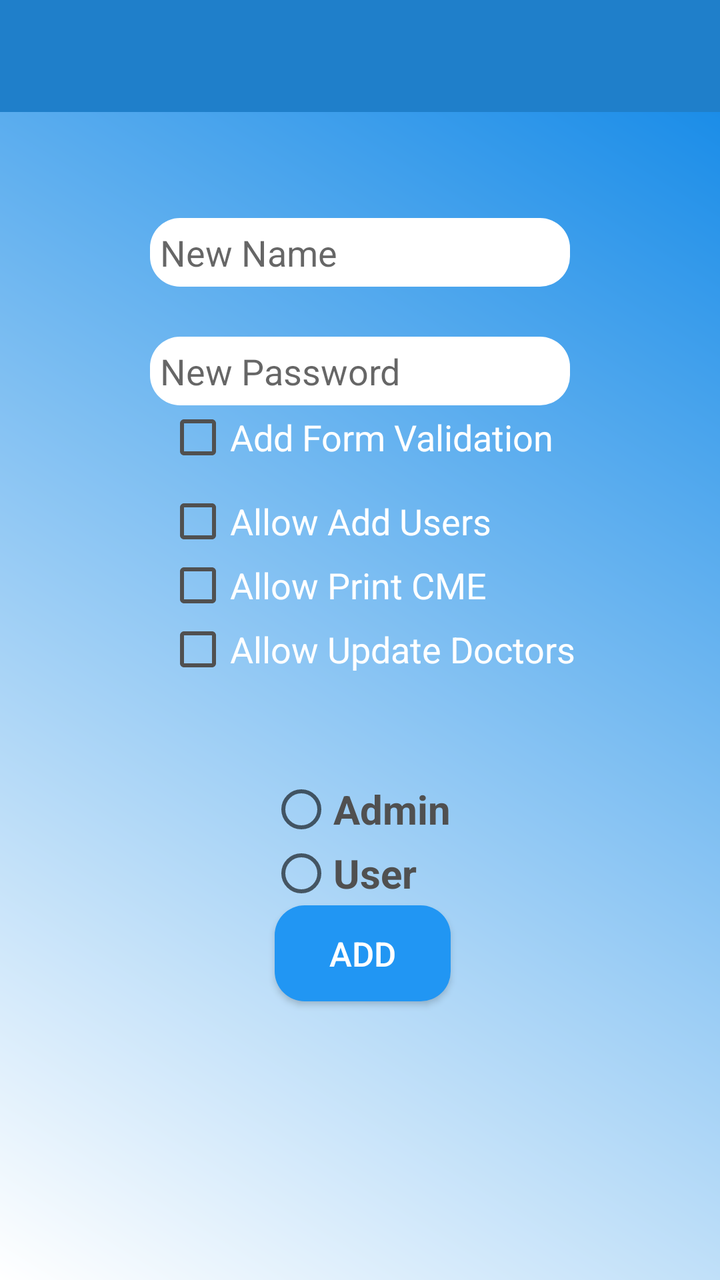
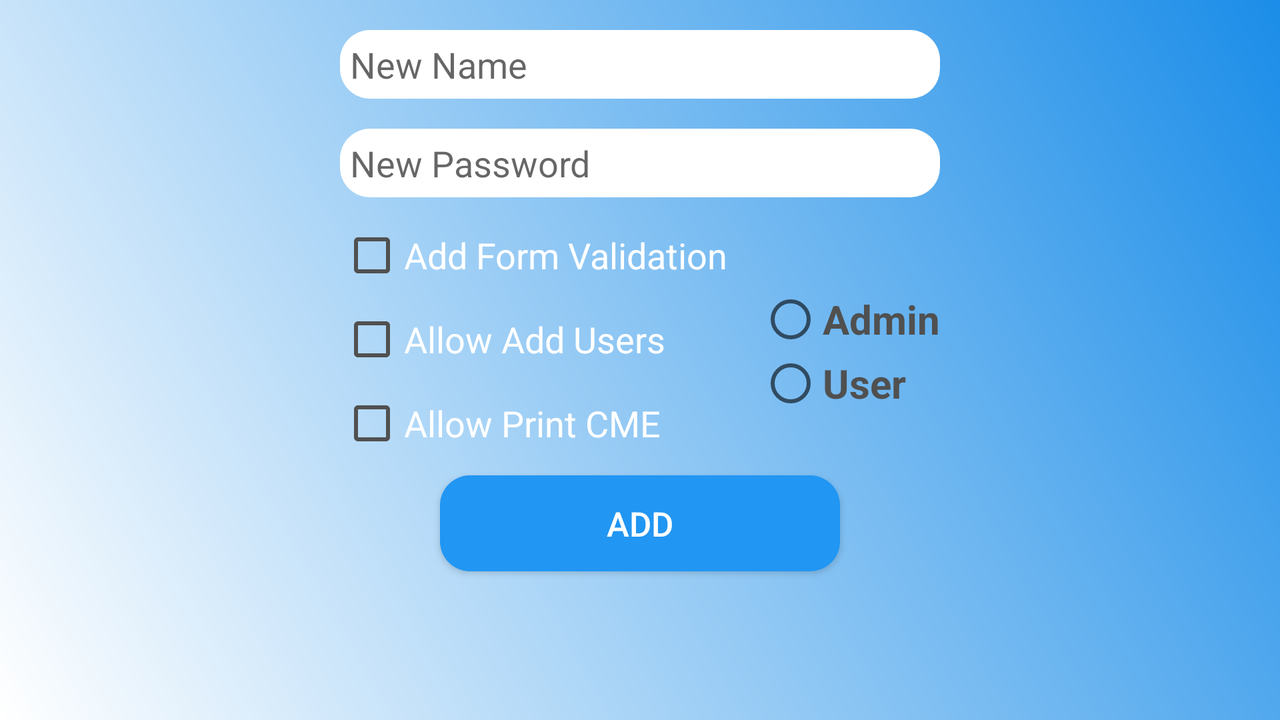

First picture: res/layout/ on a phone held upright. Second picture: the repository's own variant of that layout, on a device whose configuration matches the variant's folder. Source for both follows.
<!-- AndroidManifest.xml: application theme Theme.AppCompat.Light.NoActionBar -->
<!-- res/layout/add_user.xml -->
<?xml version="1.0" encoding="utf-8"?>
<LinearLayout xmlns:android="http://schemas.android.com/apk/res/android"
    android:orientation="vertical"
    android:layout_width="match_parent"
    android:layout_height="match_parent">

                
    <android.support.v7.widget.Toolbar
        android:id="@+id/add_toolbar"
        android:layout_width="match_parent"
        android:layout_height="wrap_content"
        android:background="@color/colorPrimaryDark"
        android:minHeight="?attr/actionBarSize"
        android:theme="?attr/actionBarTheme" />

    <RelativeLayout
        android:id="@+id/Add_User"
        android:layout_width="match_parent"
        android:layout_height="match_parent"
        android:background="@drawable/gradient">

        <EditText
            android:id="@+id/user_name"
            style="@style/edittext_style"
            android:layout_width="wrap_content"
            android:layout_height="wrap_content"
            android:layout_alignParentTop="true"
            android:layout_centerHorizontal="true"
            android:layout_marginTop="53dp"
            android:drawableLeft="@drawable/ic_person_black_24dp"
            android:drawablePadding="10dp"
            android:hint="New Name"
            android:inputType="textPersonName"
            android:textColor="@color/dark_gray" />

        <EditText
            android:id="@+id/user_pass"
            style="@style/edittext_style"
            android:layout_width="wrap_content"
            android:layout_height="wrap_content"
            android:layout_alignStart="@+id/user_name"
            android:layout_below="@+id/user_name"
            android:layout_marginTop="25dp"
            android:drawableLeft="@drawable/ic_lock_black_24dp"
            android:drawablePadding="10dp"
            android:hint="New Password"
            android:inputType="textPassword"
            android:textColor="@color/dark_gray" />

        <CheckBox
            android:id="@+id/add_validation_check"
            android:layout_width="wrap_content"
            android:layout_height="wrap_content"
            android:layout_below="@+id/user_pass"
            android:layout_centerHorizontal="true"
            android:buttonTint="@color/dark_gray"
            android:text="Add Form Validation"
            android:textColor="@color/white"
            android:textSize="18dp" />

        <CheckBox
            android:id="@+id/Allow_addusers_check"
            android:layout_width="wrap_content"
            android:layout_height="wrap_content"
            android:layout_alignEnd="@+id/add_validation_check"
            android:layout_alignStart="@+id/add_validation_check"
            android:layout_below="@+id/add_validation_check"
            android:layout_marginTop="10dp"
            android:buttonTint="@color/dark_gray"
            android:text="Allow Add Users"
            android:textColor="@color/white"
            android:textSize="18dp" />

        <CheckBox
            android:id="@+id/Allow_printcme_check"
            android:layout_width="wrap_content"
            android:layout_height="wrap_content"
            android:layout_alignStart="@+id/Allow_addusers_check"
            android:layout_below="@+id/Allow_addusers_check"
            android:buttonTint="@color/dark_gray"
            android:text="Allow Print CME"
            android:textColor="@color/white"
            android:textSize="18dp" />

        <CheckBox
            android:id="@+id/allow_update"
            android:layout_width="wrap_content"
            android:layout_height="wrap_content"


            android:layout_alignStart="@+id/Allow_printcme_check"
            android:layout_below="@+id/Allow_printcme_check"
            android:buttonTint="@color/dark_gray"
            android:text="Allow Update Doctors"
            android:textColor="@color/white"
            android:textSize="18dp" />

        <RadioGroup

            android:id="@+id/radioGroup"
            android:layout_width="wrap_content"
            android:layout_height="wrap_content"
            android:layout_below="@+id/allow_update"
            android:layout_centerHorizontal="true">

            <RadioButton
                android:id="@+id/admin_choice"
                android:layout_width="wrap_content"
                android:layout_height="wrap_content"
                android:layout_alignStart="@+id/add_bt"
                android:layout_below="@+id/add_bt"
                android:layout_marginTop="48dp"
                android:layout_weight="1"
                android:text="Admin"
                android:textColor="@color/dark_gray"
                android:textSize="20dp"
                android:textStyle="bold" />

            <RadioButton
                android:id="@+id/user_choice"
                android:layout_width="wrap_content"
                android:layout_height="wrap_content"
                android:text="User"
                android:textColor="@color/dark_gray"
                android:textSize="20dp"
                android:textStyle="bold" />
        </RadioGroup>

        <Button
            android:id="@+id/add_bt"
            style="@style/button_style"
            android:layout_width="wrap_content"
            android:layout_height="wrap_content"
            android:layout_alignEnd="@+id/radioGroup"
            android:layout_below="@+id/radioGroup"
            android:text="Add" />

    </RelativeLayout>
</LinearLayout>
<!-- resources referenced by this layout -->
<resources>
  <color name="colorPrimaryDark">#1f7fca</color>
  <color name="dark_gray">#505050</color>
  <color name="white">#ffffff</color>
  <!-- drawable gradient (drawable) -->
  <?xml version="1.0" encoding="utf-8"?>
  <shape xmlns:android="http://schemas.android.com/apk/res/android"
      android:shape="rectangle">
      <gradient
          android:endColor="@color/endcolor_gradient"
          android:startColor="@color/startcolor_gradient"
          android:angle="225"/>
  </shape>
  <style name="button_style">
          <item name="android:textColor">@color/white</item>
          <item name="android:textSize">17sp</item>
          <item name="android:background">@drawable/button_shape</item>
      </style>
  <style name="edittext_style">
          <item name="android:padding">5dp</item>
          <item name="android:ems">10</item>
          <item name="android:background">@drawable/edittext_shape</item>
      </style>
  <color name="endcolor_gradient">#ffffff</color>
  <color name="startcolor_gradient">#1b8de8</color>
  <!-- drawable button_shape (drawable) -->
  <?xml version="1.0" encoding="utf-8"?>
  <shape xmlns:android="http://schemas.android.com/apk/res/android"
      android:shape="rectangle" android:padding="10dp">
      <solid android:color="@color/colorPrimary" />
      <corners
          android:bottomRightRadius="15dp"
          android:bottomLeftRadius="15dp"
          android:topLeftRadius="15dp"
          android:topRightRadius="15dp"/>
  </shape>
  <!-- drawable edittext_shape (drawable) -->
  <?xml version="1.0" encoding="utf-8"?>
  <layer-list xmlns:android="http://schemas.android.com/apk/res/android">
      <item>
          <shape xmlns:android="http://schemas.android.com/apk/res/android"
              android:shape="rectangle" android:padding="10dp">
              <solid android:color="@color/white" />
              <corners
                  android:bottomRightRadius="15dp"
                  android:bottomLeftRadius="15dp"
                  android:topLeftRadius="15dp"
                  android:topRightRadius="15dp"/>
          </shape>
      </item>
  </layer-list>
  <color name="colorPrimary">#2196f3</color>
</resources>
<!-- res/layout-land/add_user.xml (the repository's variant of the layout above) -->
<!-- drawn on the phone turned sideways -->
<?xml version="1.0" encoding="utf-8"?>
<LinearLayout xmlns:android="http://schemas.android.com/apk/res/android"
    android:orientation="vertical"
    android:layout_width="match_parent"
    android:layout_height="match_parent">

                
                <RelativeLayout
                    android:id="@+id/Add_User"
                    android:layout_width="match_parent"
                    android:layout_height="match_parent"
                    android:background="@drawable/gradient">

                    <EditText
                        android:id="@+id/user_name"
                        android:layout_width="300dp"
                        android:layout_height="wrap_content"
                        android:layout_alignParentTop="true"
                        android:layout_centerHorizontal="true"
                        android:layout_marginTop="15dp"
                        android:textColor="@color/dark_gray"
                        android:hint="New Name"
                        style="@style/edittext_style"
                        android:inputType="textPersonName"
                        android:drawableLeft="@drawable/ic_person_black_24dp"
                        android:drawablePadding="10dp"/>

                    <EditText
                        android:id="@+id/user_pass"
                        android:layout_width="300dp"
                        android:layout_height="wrap_content"
                        android:layout_marginTop="15dp"
                        android:textColor="@color/dark_gray"
                        android:hint="New Password"
                        android:inputType="textPassword"
                        android:layout_below="@+id/user_name"
                        style="@style/edittext_style"
                        android:layout_alignStart="@+id/user_name"
                        android:drawableLeft="@drawable/ic_lock_black_24dp"
                        android:layout_centerHorizontal="true"
                        android:drawablePadding="10dp"/>

                    <CheckBox
                        android:id="@+id/add_validation_check"
                        android:layout_width="wrap_content"
                        android:layout_height="wrap_content"
                        android:layout_marginTop="13dp"
                        android:textColor="@color/white"
                        android:buttonTint="@color/dark_gray"
                        android:text="Add Form Validation"
                        android:textSize="18dp"
                        android:layout_below="@+id/user_pass"
                        android:layout_alignStart="@+id/user_pass" />

                    <CheckBox
                        android:id="@+id/Allow_addusers_check"
                        android:layout_width="wrap_content"
                        android:layout_height="wrap_content"
                        android:layout_below="@+id/add_validation_check"
                        android:layout_marginTop="10dp"
                        android:textColor="@color/white"
                        android:buttonTint="@color/dark_gray"
                        android:text="Allow Add Users"
                        android:textSize="18dp"
                        android:layout_alignStart="@+id/add_validation_check"
                        android:layout_alignEnd="@+id/add_validation_check" />

                    <CheckBox
                    android:id="@+id/Allow_printcme_check"
                    android:layout_width="wrap_content"
                    android:layout_height="wrap_content"
                    android:layout_below="@+id/Allow_addusers_check"
                    android:layout_marginTop="10dp"
                    android:textColor="@color/white"
                    android:buttonTint="@color/dark_gray"
                    android:text="Allow Print CME"
                    android:textSize="18dp"
                    android:layout_alignStart="@+id/add_validation_check"
                    android:layout_alignEnd="@+id/add_validation_check" />

                    <RadioGroup
                        android:layout_width="wrap_content"
                        android:layout_height="wrap_content"
                        android:id="@+id/radioGroup"
                        android:layout_below="@+id/add_validation_check"
                        android:layout_alignEnd="@+id/user_pass">
                        <RadioButton android:id="@+id/admin_choice"
                            android:layout_width="wrap_content"
                            android:layout_height="wrap_content"
                            android:text="Admin"
                            android:textColor="@color/dark_gray"
                            android:textStyle="bold"
                            android:textSize="20dp"/>
                        <RadioButton android:id="@+id/user_choice"
                            android:layout_width="wrap_content"
                            android:layout_height="wrap_content"
                            android:text="User"
                            android:textColor="@color/dark_gray"
                            android:textStyle="bold"
                            android:textSize="20dp"/>
                    </RadioGroup>

                    <Button
                        android:id="@+id/add_bt"
                        android:layout_width="200dp"
                        android:layout_height="wrap_content"
                        android:layout_marginTop="10dp"
                        android:text="Add"
                        style="@style/button_style"
                        android:layout_below="@+id/Allow_printcme_check"
                        android:layout_centerHorizontal="true" />

                </RelativeLayout>
</LinearLayout>
<!-- resources referenced by the variant -->
<!-- as the phone turned sideways resolves them -->
<resources>
  <color name="dark_gray">#505050</color>
  <color name="white">#ffffff</color>
  <!-- drawable gradient (drawable) -->
  <?xml version="1.0" encoding="utf-8"?>
  <shape xmlns:android="http://schemas.android.com/apk/res/android"
      android:shape="rectangle">
      <gradient
          android:endColor="@color/endcolor_gradient"
          android:startColor="@color/startcolor_gradient"
          android:angle="225"/>
  </shape>
  <style name="button_style">
          <item name="android:textColor">@color/white</item>
          <item name="android:textSize">17sp</item>
          <item name="android:background">@drawable/button_shape</item>
      </style>
  <style name="edittext_style">
          <item name="android:padding">5dp</item>
          <item name="android:ems">10</item>
          <item name="android:background">@drawable/edittext_shape</item>
      </style>
  <color name="endcolor_gradient">#ffffff</color>
  <color name="startcolor_gradient">#1b8de8</color>
  <!-- drawable button_shape (drawable) -->
  <?xml version="1.0" encoding="utf-8"?>
  <shape xmlns:android="http://schemas.android.com/apk/res/android"
      android:shape="rectangle" android:padding="10dp">
      <solid android:color="@color/colorPrimary" />
      <corners
          android:bottomRightRadius="15dp"
          android:bottomLeftRadius="15dp"
          android:topLeftRadius="15dp"
          android:topRightRadius="15dp"/>
  </shape>
  <!-- drawable edittext_shape (drawable) -->
  <?xml version="1.0" encoding="utf-8"?>
  <layer-list xmlns:android="http://schemas.android.com/apk/res/android">
      <item>
          <shape xmlns:android="http://schemas.android.com/apk/res/android"
              android:shape="rectangle" android:padding="10dp">
              <solid android:color="@color/white" />
              <corners
                  android:bottomRightRadius="15dp"
                  android:bottomLeftRadius="15dp"
                  android:topLeftRadius="15dp"
                  android:topRightRadius="15dp"/>
          </shape>
      </item>
  </layer-list>
  <color name="colorPrimary">#2196f3</color>
</resources>
